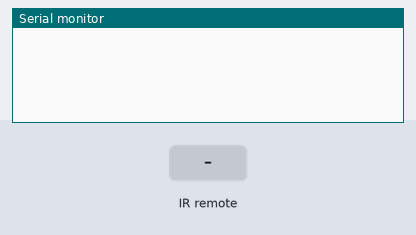
A sketch run on a simulated Arduino Uno, built with avr-gcc and run on an emulated ATmega328P. On the bench: the last lines printed to the serial monitor. Inputs (shaded band) come from the test bench.

Above: at 1.2 s.
1.3 s: infrared code 0xFFA25D received
At 3.4 s:
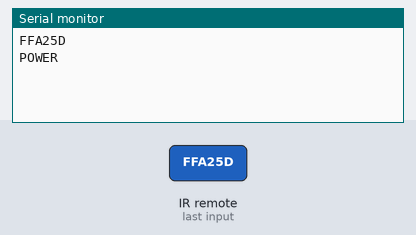
3.8 s: infrared code 0xFFE21D received
At 5.3 s:
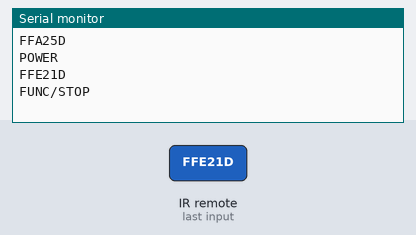
6.3 s: infrared code 0xFF629D received
At 8.4 s:
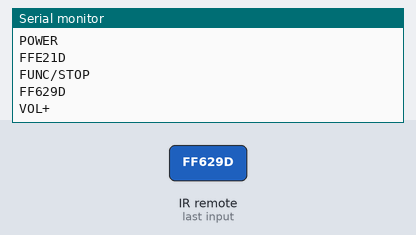
8.8 s: infrared code 0xFF22DD received
At 10.3 s:
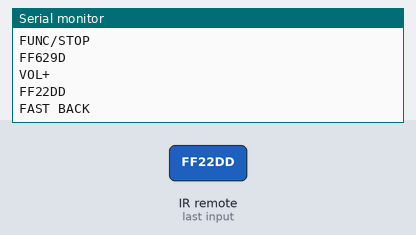
11.3 s: infrared code 0xFF02FD received
At 13.4 s:
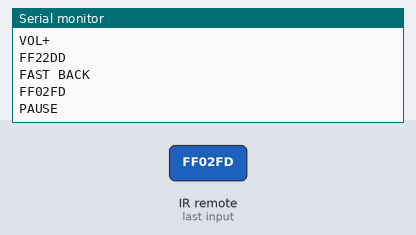
13.8 s: infrared code 0xFFC23D received
At 15.3 s:
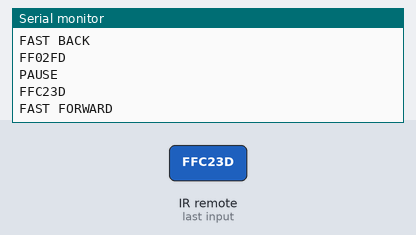

Measured:
- after the input at 1.3 s, the serial monitor: prints a new line at once (image 1)
- after the input at 3.8 s, the serial monitor: prints a new line at once (image 2)
- after the input at 6.3 s, the serial monitor: prints a new line at once (image 3)
- after the input at 8.8 s, the serial monitor: prints a new line at once (image 4)
- after the input at 11.3 s, the serial monitor: prints a new line at once (image 5)
- after the input at 13.8 s, the serial monitor: prints a new line at once (image 6)

The sketch:

64.IR_remote_control.ino
```cpp
#include <IRremote.h>

int IRpin = 9;

// initiate the receiving IR
IRrecv IR(IRpin);
// results returned from the decoder
decode_results cmd;


void setup() {
  // put your setup code here, to run once:

  Serial.begin(9600);

  IR.enableIRIn();

}

void loop() {
  // put your main code here, to run repeatedly:
  while(IR.decode(&cmd) == 0){}

  // press the button, serial monitor will show the cmd.value
  Serial.println(cmd.value, HEX);
  delay(1000);

  IR.resume();

  // till now,
  // press the remote controller and the value should be should in the serial monitor
  // *****************************

  // how to use the remote controller to control something
  switch(cmd.value)
    {
    case 0xFFA25D: Serial.println("POWER"); break;
    case 0xFFE21D: Serial.println("FUNC/STOP"); break;
    case 0xFF629D: Serial.println("VOL+"); break;
    case 0xFF22DD: Serial.println("FAST BACK");    break;
    case 0xFF02FD: Serial.println("PAUSE");    break;
    case 0xFFC23D: Serial.println("FAST FORWARD");   break;
    case 0xFFE01F: Serial.println("DOWN");    break;
    case 0xFFA857: Serial.println("VOL-");    break;
    case 0xFF906F: Serial.println("UP");    break;
    case 0xFF9867: Serial.println("EQ");    break;
    case 0xFFB04F: Serial.println("ST/REPT");    break;
    case 0xFF6897: Serial.println("0");    break;
    case 0xFF30CF: Serial.println("1");    break;
    case 0xFF18E7: Serial.println("2");    break;
    case 0xFF7A85: Serial.println("3");    break;
    case 0xFF10EF: Serial.println("4");    break;
    case 0xFF38C7: Serial.println("5");    break;
    case 0xFF5AA5: Serial.println("6");    break;
    case 0xFF42BD: Serial.println("7");    break;
    case 0xFF4AB5: Serial.println("8");    break;
    case 0xFF52AD: Serial.println("9");    break;
    case 0xFFFFFFFF: Serial.println(" REPEAT");break;
    default:
      Serial.println(" other button   ");

   }

}
```
